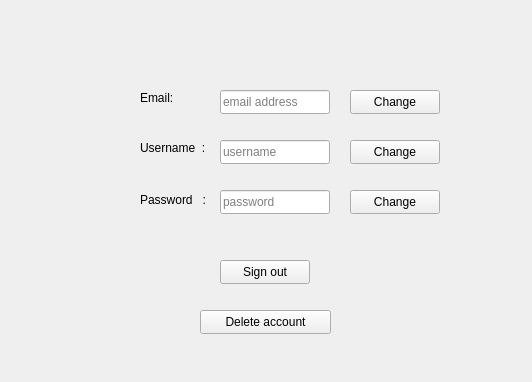
<?xml version="1.0" encoding="UTF-8"?>
<ui version="4.0">
 <class>MainWindow</class>
 <widget class="QMainWindow" name="MainWindow">
  <property name="geometry">
   <rect>
    <x>0</x>
    <y>0</y>
    <width>532</width>
    <height>382</height>
   </rect>
  </property>
  <property name="windowTitle">
   <string>MainWindow</string>
  </property>
  <widget class="QWidget" name="centralwidget">
   <widget class="QLabel" name="label_username">
    <property name="geometry">
     <rect>
      <x>140</x>
      <y>140</y>
      <width>71</width>
      <height>16</height>
     </rect>
    </property>
    <property name="text">
     <string>Username  :</string>
    </property>
   </widget>
   <widget class="QLabel" name="label_password">
    <property name="geometry">
     <rect>
      <x>140</x>
      <y>190</y>
      <width>71</width>
      <height>20</height>
     </rect>
    </property>
    <property name="text">
     <string>Password   :</string>
    </property>
   </widget>
   <widget class="QLineEdit" name="profile_input_username">
    <property name="geometry">
     <rect>
      <x>220</x>
      <y>140</y>
      <width>110</width>
      <height>24</height>
     </rect>
    </property>
    <property name="placeholderText">
     <string>username</string>
    </property>
   </widget>
   <widget class="QLineEdit" name="profile_input_password">
    <property name="geometry">
     <rect>
      <x>220</x>
      <y>190</y>
      <width>110</width>
      <height>24</height>
     </rect>
    </property>
    <property name="text">
     <string/>
    </property>
    <property name="echoMode">
     <enum>QLineEdit::Password</enum>
    </property>
    <property name="placeholderText">
     <string>password</string>
    </property>
   </widget>
   <widget class="QPushButton" name="profile_button_deleteaccount">
    <property name="geometry">
     <rect>
      <x>200</x>
      <y>310</y>
      <width>131</width>
      <height>24</height>
     </rect>
    </property>
    <property name="text">
     <string>Delete account</string>
    </property>
   </widget>
   <widget class="QLabel" name="label_email">
    <property name="geometry">
     <rect>
      <x>140</x>
      <y>90</y>
      <width>71</width>
      <height>16</height>
     </rect>
    </property>
    <property name="text">
     <string>Email:</string>
    </property>
   </widget>
   <widget class="QLineEdit" name="profile_input_email">
    <property name="geometry">
     <rect>
      <x>220</x>
      <y>90</y>
      <width>110</width>
      <height>24</height>
     </rect>
    </property>
    <property name="placeholderText">
     <string>email address</string>
    </property>
   </widget>
   <widget class="QPushButton" name="profile_button_signout">
    <property name="geometry">
     <rect>
      <x>220</x>
      <y>260</y>
      <width>90</width>
      <height>24</height>
     </rect>
    </property>
    <property name="text">
     <string>Sign out</string>
    </property>
   </widget>
   <widget class="QPushButton" name="profile_button_changepassword">
    <property name="geometry">
     <rect>
      <x>350</x>
      <y>190</y>
      <width>90</width>
      <height>24</height>
     </rect>
    </property>
    <property name="text">
     <string>Change</string>
    </property>
   </widget>
   <widget class="QPushButton" name="profile_button_changeusername">
    <property name="geometry">
     <rect>
      <x>350</x>
      <y>140</y>
      <width>90</width>
      <height>24</height>
     </rect>
    </property>
    <property name="text">
     <string>Change</string>
    </property>
   </widget>
   <widget class="QPushButton" name="profile_button_changeemail">
    <property name="geometry">
     <rect>
      <x>350</x>
      <y>90</y>
      <width>90</width>
      <height>24</height>
     </rect>
    </property>
    <property name="text">
     <string>Change</string>
    </property>
   </widget>
  </widget>
 </widget>
 <resources/>
 <connections/>
</ui>
